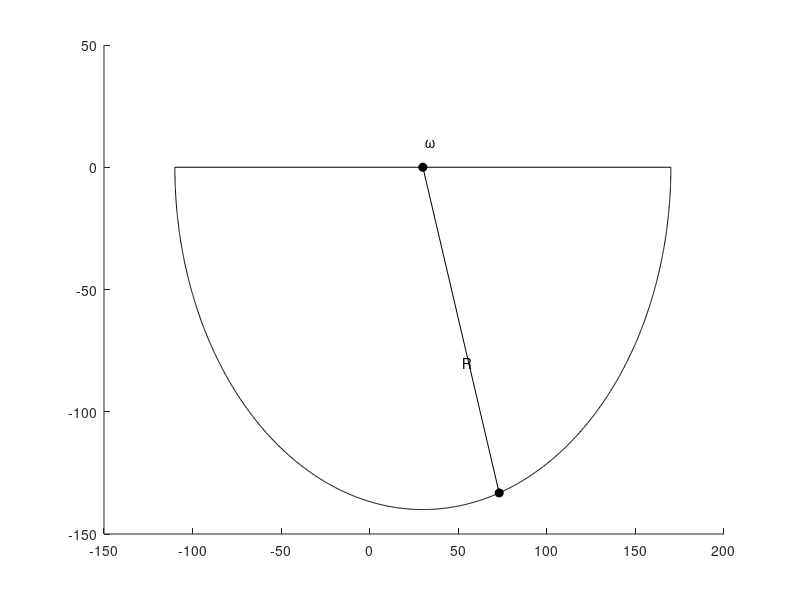

Here is the MATLAB script that generated this plot: (Note: this script raises an error after producing the figure.)
clf

% Let's plot a half circle, with some decorations

% First, we define the centre and radius of the circle
z0 = [30,0]; 
r0 = 140; 

% second, we plot the centre of the circle and label it. 
hold on
plot(z0(1),z0(2),'ko','MarkerFaceColor','k')
txt2 = ' \omega';
text(z0(1),z0(2)+10,txt2)
%%
% third, we plot the half circle itself
t = linspace(.5,1,1000);
x = z0(1) + r0*cos(2*pi*t);
y = z0(2) + r0*sin(2*pi*t);
plot(x,y,'k')
plot([x(1) x(1000)],[0 0],'k')

% fourth, plot the radius vector and label it
plot([z0(1) x(600)],[z0(2) y(600)],'k')
plot(x(600),y(600),'ko','MarkerFaceColor','k')
txt3 = '     R';
text(.6*x(600),.6*y(600),txt3)

%%

% fifth, add the arrow heads
arrowh([x(800) x(801)],[y(800) y(801)],'k',200);
arrowh([110 100],[0 0],'k',200);


% now we make the plot look nice, add the arrowhead
xticks([-120 -80 -40 0  40  80 120  160])
yticks([-160 -140 -120 -100 -80 -60 -40 -20 0 20])
axis equal
grid
xlim([z0(1)-r0-10, z0(1)+r0+10]);
ylim([z0(2)-r0-10, 30]);
hold off

%%
% Then pick the large fonts and print out the plot
set(gca, 'FontName', 'Arial')
prepfig
bigfont(gcf,1.2,1)
print(gcf, 'CauchyHalfCircle', '-djpeg')
%print -dpdf ..\signalgraphics\samp_interpB

